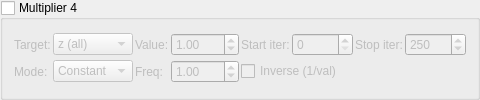
    <widget class="MyGroupBox" name="groupCheck_transf_function_enabledBw_false">
     <property name="title"><string>Multiplier 4</string></property>
     <property name="checkable"><bool>true</bool></property>
     <property name="checked"><bool>false</bool></property>
     <layout class="QGridLayout" name="gridLayout_mult4">
      <property name="spacing"><number>2</number></property>
      <item row="0" column="0">
       <widget class="QLabel"><property name="text"><string>Target:</string></property></widget>
      </item>
      <item row="0" column="1">
       <widget class="MyComboBox" name="comboBox_transf_multiplier_mode_4">
        <item><property name="text"><string notr="true">z (all)</string></property></item>
        <item><property name="text"><string notr="true">z.x</string></property></item>
        <item><property name="text"><string notr="true">z.y</string></property></item>
        <item><property name="text"><string notr="true">z.z</string></property></item>
        <item><property name="text"><string notr="true">DE</string></property></item>
        <item><property name="text"><string notr="true">color</string></property></item>
        <item><property name="text"><string notr="true">z.w</string></property></item>
        <item><property name="text"><string notr="true">z.xy</string></property></item>
        <item><property name="text"><string notr="true">z.xz</string></property></item>
        <item><property name="text"><string notr="true">z.yz</string></property></item>
       </widget>
      </item>
      <item row="0" column="2">
       <widget class="QLabel"><property name="text"><string>Value:</string></property></widget>
      </item>
      <item row="0" column="3">
       <widget class="MyDoubleSpinBox" name="spinbox_transf_scale_8">
        <property name="minimum"><double>-100.0</double></property><property name="maximum"><double>100.0</double></property>
        <property name="singleStep"><double>0.01</double></property><property name="value"><double>1.0</double></property>
       </widget>
      </item>
      <item row="0" column="4">
       <widget class="QLabel"><property name="text"><string>Start iter:</string></property></widget>
      </item>
      <item row="0" column="5">
       <widget class="MySpinBox" name="spinboxInt_transf_start_iterations_E">
        <property name="minimum"><number>0</number></property><property name="maximum"><number>10000</number></property>
        <property name="value"><number>0</number></property>
       </widget>
      </item>
      <item row="0" column="6">
       <widget class="QLabel"><property name="text"><string>Stop iter:</string></property></widget>
      </item>
      <item row="0" column="7">
       <widget class="MySpinBox" name="spinboxInt_transf_stop_iterations_E">
        <property name="minimum"><number>0</number></property><property name="maximum"><number>10000</number></property>
        <property name="value"><number>250</number></property>
       </widget>
      </item>
      <item row="1" column="0">
       <widget class="QLabel"><property name="text"><string>Mode:</string></property></widget>
      </item>
      <item row="1" column="1">
       <widget class="MyComboBox" name="comboBox_transf_multiplier_value_mode_4">
        <item><property name="text"><string notr="true">Constant</string></property></item>
        <item><property name="text"><string notr="true">Sine</string></property></item>
        <item><property name="text"><string notr="true">Ramp</string></property></item>
       </widget>
      </item>
      <item row="1" column="2">
       <widget class="QLabel"><property name="text"><string>Freq:</string></property></widget>
      </item>
      <item row="1" column="3">
       <widget class="MyDoubleSpinBox" name="spinbox_transf_multiplier_frequency_4">
        <property name="minimum"><double>0.01</double></property><property name="maximum"><double>100.0</double></property>
        <property name="singleStep"><double>0.1</double></property><property name="value"><double>1.0</double></property>
       </widget>
      </item>
      <item row="1" column="4" colspan="2">
       <widget class="MyCheckBox" name="checkBox_transf_multiplier_inverse_4">
        <property name="text"><string>Inverse (1/val)</string></property>
       </widget>
      </item>
     </layout>
    </widget>
